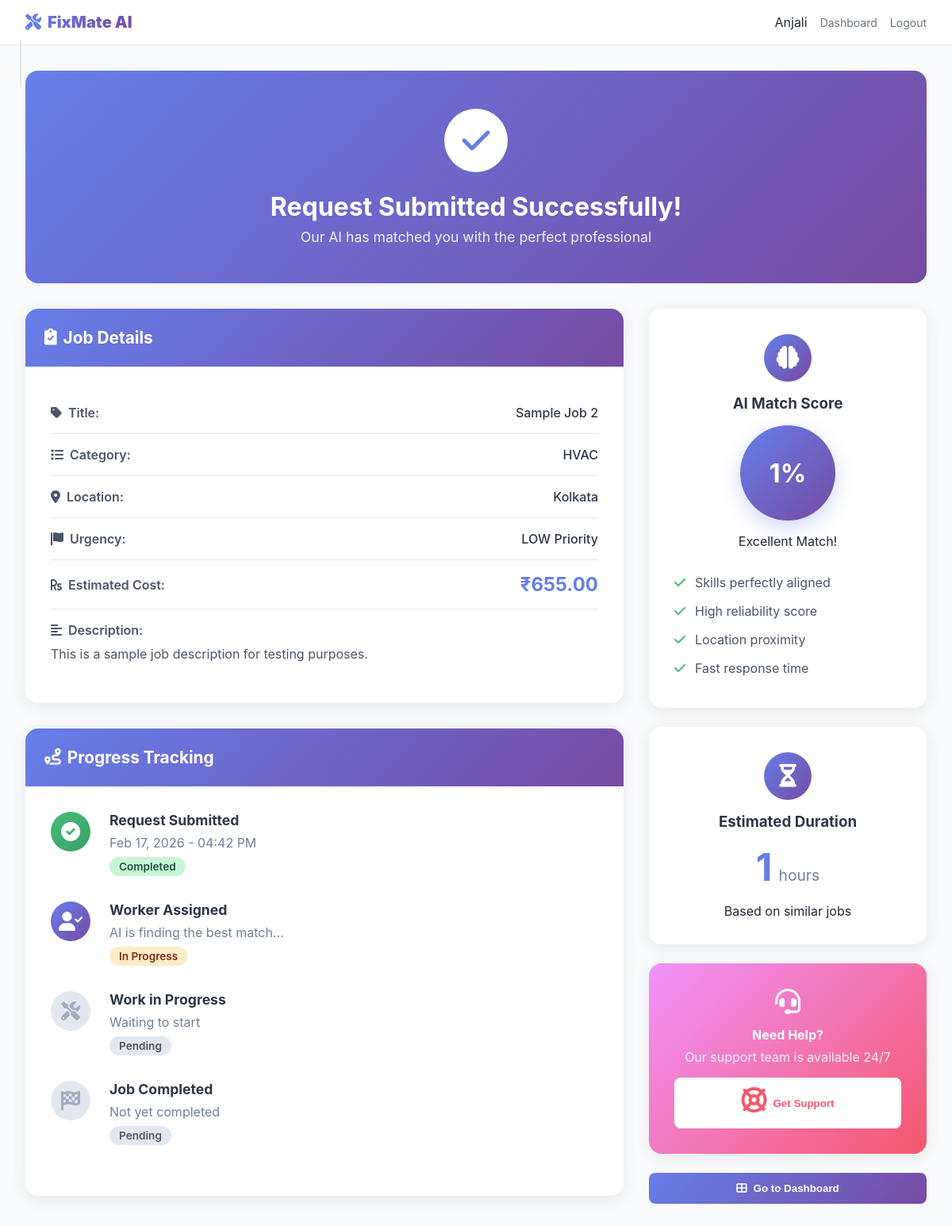
/job-tracking/2/ (signed in), run on the app's committed database.
### marketplace/models.py (models this page shows, shortened)
class Job(models.Model):
    URGENCY_CHOICES = [
        ('low', 'Low'),
        ('medium', 'Medium'),
        ('high', 'High'),
    ]
    STATUS_CHOICES = [
        ('pending', 'Pending'),
        ('assigned', 'Assigned'),
        ('completed', 'Completed'),
        ('cancelled', 'Cancelled'),
    ]
    title = models.CharField(max_length=200)
    description = models.TextField()
    category = models.CharField(max_length=100)
    location = models.CharField(max_length=100)
    urgency = models.CharField(max_length=10, choices=URGENCY_CHOICES, default='medium')
    status = models.CharField(max_length=20, choices=STATUS_CHOICES, default='pending')
    user = models.ForeignKey(User, on_delete=models.CASCADE, related_name='jobs')
    worker = models.ForeignKey(Worker, on_delete=models.SET_NULL, null=True, blank=True)
    price = models.DecimalField(max_digits=10, decimal_places=2, null=True, blank=True)
    created_at = models.DateTimeField(auto_now_add=True)
    completed_at = models.DateTimeField(null=True, blank=True)
    client_rating = models.FloatField(null=True, blank=True)
    ai_match_score = models.FloatField(default=0.0)
    estimated_duration = models.IntegerField(default=0)  # in hours
    class Meta:
        ordering = ['-created_at']

### marketplace/views.py (the view)
# urls.py: path('job-tracking/<int:job_id>/', views.job_tracking, name='job_tracking'),
@login_required
def job_tracking(request, job_id):
    job = Job.objects.get(id=job_id, user=request.user)
    return render(request, 'job_tracking.html', {'job': job})

### templates/job_tracking.html (shortened to what this page needs)
{% extends 'base.html' %}
{% block content %}
<div class="dashboard">
    <nav class="dashboard-nav">
        <div class="logo"><i class="fas fa-tools"></i> FixMate AI</div>
        <div class="nav-right">
            <span>{{ user.first_name|default:user.username }}</span>
            <a href="{% url 'dashboard' %}" class="btn-logout">Dashboard</a>
            <a href="{% url 'logout' %}" class="btn-logout">Logout</a>
        </div>
    </nav>
    <div class="dashboard-content">
        <div class="tracking-header">
            <div class="success-animation">
                <div class="checkmark-circle">
                    <i class="fas fa-check"></i>
                </div>
            </div>
            <h1>Request Submitted Successfully!</h1>
            <p>Our AI has matched you with the perfect professional</p>
        </div>
        <div class="tracking-container">
            <div class="tracking-main">
                <div class="job-summary-card">
                    <div class="card-header-gradient">
                        <h2><i class="fas fa-clipboard-check"></i> Job Details</h2>
                    </div>
                    <div class="job-summary-content">
                        <div class="summary-row">
                            <span class="label"><i class="fas fa-tag"></i> Title:</span>
                            <span class="value">{{ job.title }}</span>
                        </div>
                        <div class="summary-row">
                            <span class="label"><i class="fas fa-list"></i> Category:</span>
                            <span class="value">{{ job.category }}</span>
                        </div>
                        <div class="summary-row">
                            <span class="label"><i class="fas fa-map-marker-alt"></i> Location:</span>
                            <span class="value">{{ job.location }}</span>
                        </div>
                        <div class="summary-row">
                            <span class="label"><i class="fas fa-flag"></i> Urgency:</span>
                            <span class="value urgency-{{ job.urgency }}">{{ job.urgency|upper }} Priority</span>
                        </div>
                        <div class="summary-row">
                            <span class="label"><i class="fas fa-rupee-sign"></i> Estimated Cost:</span>
                            <span class="value price">₹{{ job.price }}</span>
                        </div>
                        <div class="summary-row full-width">
                            <span class="label"><i class="fas fa-align-left"></i> Description:</span>
                            <p class="description">{{ job.description }}</p>
                        </div>
                    </div>
                </div>
                <div class="progress-tracking-card">
                    <div class="card-header-gradient">
                        <h2><i class="fas fa-route"></i> Progress Tracking</h2>
                    </div>
                    <div class="progress-timeline">
                        <div class="timeline-step completed">
                            <div class="step-icon">
                                <i class="fas fa-check-circle"></i>
                            </div>
                            <div class="step-content">
                                <h4>Request Submitted</h4>
                                <p>{{ job.created_at|date:"M d, Y - h:i A" }}</p>
                                <span class="status-badge success">Completed</span>
                            </div>
                        </div>
                        <div class="timeline-step {% if job.worker %}completed{% else %}active{% endif %}">
                            <div class="step-icon">
                                <i class="fas fa-user-check"></i>
                            </div>
                            <div class="step-content">
                                <h4>Worker Assigned</h4>
                                {% if job.worker %}
                                    <p>Matched with {{ job.worker.user.first_name }}</p>
                                    <span class="status-badge success">Completed</span>
                                {% else %}
                                    <p>AI is finding the best match...</p>
                                    <span class="status-badge pending">In Progress</span>
                                {% endif %}
                            </div>
                        </div>
                        <div class="timeline-step {% if job.status == 'completed' %}completed{% endif %}">
                            <div class="step-icon">
                                <i class="fas fa-tools"></i>
                            </div>
                            <div class="step-content">
                                <h4>Work in Progress</h4>
                                {% if job.status == 'completed' %}
                                    <p>Work completed successfully</p>
                                    <span class="status-badge success">Completed</span>
                                {% else %}
                                    <p>Waiting to start</p>
                                    <span class="status-badge waiting">Pending</span>
                                {% endif %}
                            </div>
                        </div>
                        <div class="timeline-step {% if job.status == 'completed' %}completed{% endif %}">
                            <div class="step-icon">
                                <i class="fas fa-flag-checkered"></i>
                            </div>
                            <div class="step-content">
                                <h4>Job Completed</h4>
                                {% if job.status == 'completed' %}
                                    <p>{{ job.completed_at|date:"M d, Y - h:i A" }}</p>
                                    <span class="status-badge success">Completed</span>
                                {% else %}
                                    <p>Not yet completed</p>
                                    <span class="status-badge waiting">Pending</span>
                                {% endif %}
                            </div>
                        </div>
                    </div>
                </div>
            </div>
            <div class="tracking-sidebar">
                <div class="ai-insights-card">
                    <div class="card-icon-large">
                        <i class="fas fa-brain"></i>
                    </div>
                    <h3>AI Match Score</h3>
                    <div class="match-score">
                        <div class="score-circle">
                            <span class="score-value">{{ job.ai_match_score|floatformat:0 }}%</span>
                        </div>
                        <p>Excellent Match!</p>
                    </div>
                    <div class="match-factors">
                        <div class="factor">
                            <i class="fas fa-check"></i>
                            <span>Skills perfectly aligned</span>
                        </div>
                        <div class="factor">
                            <i class="fas fa-check"></i>
                            <span>High reliability score</span>
                        </div>
                        <div class="factor">
                            <i class="fas fa-check"></i>
                            <span>Location proximity</span>
                        </div>
                        <div class="factor">
                            <i class="fas fa-check"></i>
                            <span>Fast response time</span>
                        </div>
                    </div>
                </div>
                <div class="estimated-time-card">
                    <div class="card-icon-large">
                        <i class="fas fa-hourglass-half"></i>
                    </div>
                    <h3>Estimated Duration</h3>
                    <div class="time-estimate">
                        <span class="time-value">{{ job.estimated_duration }}</span>
                        <span class="time-unit">hours</span>
                    </div>
                    <p>Based on similar jobs</p>
                </div>
                <div class="support-card">
                    <i class="fas fa-headset"></i>
                    <h4>Need Help?</h4>
                    <p>Our support team is available 24/7</p>
                    <button class="btn-support" onclick="window.location.href='{% url 'help' %}'">
                        <i class="fas fa-life-ring"></i> Get Support
                    </button>
                </div>
                <div class="action-buttons">
                    <button class="btn-dashboard" onclick="window.location.href='{% url 'dashboard' %}'">
                        <i class="fas fa-th-large"></i> Go to Dashboard
                    </button>
                </div>
            </div>
        </div>
    </div>
</div>
{% endblock %}

### data on the page
Job: title "Sample Job 2", category "HVAC", location "Kolkata", urgency "LOW", price "655.00", description "This is a sample job description for testing purposes.", created_at "Feb 17, 2026 - 04:42 PM", ai_match_score "1", estimated_duration "1"

### other printed values
{{ user.first_name|default:user.username }} "Anjali"
